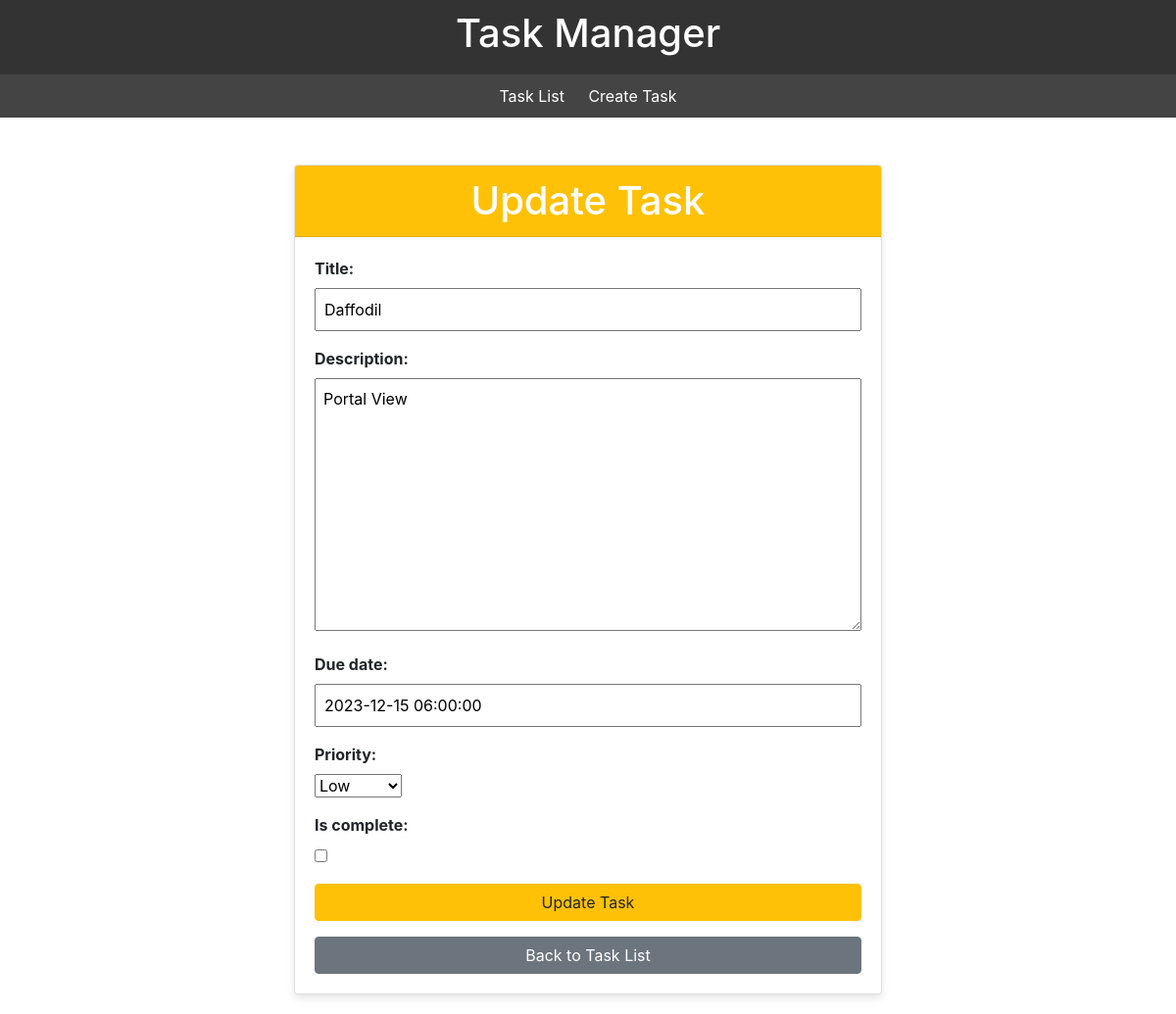
The page /tasks/4/update/ on the database its author committed.
### tasks/models.py (models this page shows)
class Task(models.Model):
    title = models.CharField(max_length=255)
    description = models.TextField()
    photos = models.ImageField(upload_to='task_photos/', null=True, blank=True)
    creation_date = models.DateTimeField(auto_now_add=True)
    due_date = models.DateTimeField()
    priority = models.CharField(max_length=10, choices=[('low', 'Low'), ('medium', 'Medium'), ('high', 'High')])
    is_complete = models.BooleanField(default=False)

### tasks/views.py (the view, shortened to what this page needs)
# urls.py: path('tasks/<int:pk>/update/', TaskUpdateView.as_view(), name='task_update'),
class TaskUpdateView(View):
    template_name = 'tasks/task_update.html'
    def get(self, request, pk):
        task = get_object_or_404(Task, pk=pk)
        form = TaskForm(instance=task)
        return render(request, self.template_name, {'form': form, 'task': task})

### tasks/forms.py
class TaskForm(forms.ModelForm):
    class Meta:
        model = Task
        fields = ['title', 'description', 'due_date', 'priority', 'is_complete']
    photos = MultiFileField(min_num=1, max_num=5,max_file_size=1024 * 1024 * 5,  required=False)

### tasks/Templates/tasks/task_update.html (shortened to what this page needs)
{% extends 'tasks/base.html' %}
{% block content %}
    <div class="container mt-5">
        <div class="card">
            <div class="card-header bg-warning text-white">
                <h1 class="mb-0"  style="text-align: center;">Update Task</h1>
            </div>
            <div class="card-body">
                <form method="post" enctype="multipart/form-data" class="needs-validation" novalidate>
                    {{ form.as_p }}
                    <button type="submit" class="btn btn-warning btn-block">Update Task</button>
                </form>
                <a href="{% url 'task_list' %}" class="btn btn-secondary btn-block mt-3">Back to Task List</a>
            </div>
        </div>
    </div>
    <link rel="stylesheet" href="https://stackpath.bootstrapcdn.com/bootstrap/4.5.2/css/bootstrap.min.css"
>
</head>
{% endblock %}

### tasks/Templates/tasks/base.html (style rules this page uses)
body { font-family: 'Arial', sans-serif; margin: 0; padding: 0; background-color: #f4f4f4; }

### tasks/Templates/tasks/task_update.html (style rules this page uses)
body { background-color: #f8f9fa; }
.card { max-width: 600px; margin: 0 auto; box-shadow: 0 4px 8px rgba(0, 0, 0, 0.1); }
.card-header { border-bottom: 1px solid #dee2e6; }
label { font-weight: bold; width: 100%; display: inline-block; }
input[type="text"], input[type="password"], input[type="email"], textarea { width: 100%; padding: 8px; box-sizing: border-box; }
.btn-warning { background-color: #ffc107; border-color: #ffc107; width: 100%; }
.btn-secondary { background-color: #6c757d; border-color: #6c757d; width: 100%; }

### rows shown on the page
Task: title "Daffodil", description "Portal View", due_date "2023-12-15 06:00:00", priority "Low"
